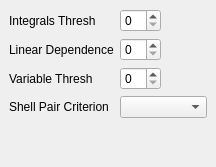
          <widget class="QWidget" name="AdvancedThresholds" >
           <layout class="QVBoxLayout" >
            <property name="margin" >
             <number>9</number>
            </property>
            <property name="spacing" >
             <number>6</number>
            </property>
            <item>
             <layout class="QGridLayout" >
              <property name="margin" >
               <number>0</number>
              </property>
              <property name="spacing" >
               <number>6</number>
              </property>
              <item row="1" column="0" >
               <widget class="QLabel" name="label_32" >
                <property name="text" >
                 <string>Linear Dependence</string>
                </property>
               </widget>
              </item>
              <item row="1" column="1" >
               <widget class="QSpinBox" name="basis_linear_dependence_thresh" />
              </item>
              <item row="0" column="1" >
               <widget class="QSpinBox" name="thresh" />
              </item>
              <item row="0" column="0" >
               <widget class="QLabel" name="label_40" >
                <property name="text" >
                 <string>Integrals Thresh</string>
                </property>
               </widget>
              </item>
              <item row="2" column="0" >
               <widget class="QLabel" name="label_198" >
                <property name="text" >
                 <string>Variable Thresh</string>
                </property>
               </widget>
              </item>
              <item row="0" column="2" >
               <spacer>
                <property name="orientation" >
                 <enum>Qt::Horizontal</enum>
                </property>
                <property name="sizeHint" >
                 <size>
                  <width>40</width>
                  <height>20</height>
                 </size>
                </property>
               </spacer>
              </item>
              <item row="2" column="1" >
               <widget class="QSpinBox" name="varthresh" />
              </item>
              <item row="3" column="0" >
               <widget class="QLabel" name="label_211" >
                <property name="text" >
                 <string>Shell Pair Criterion</string>
                </property>
               </widget>
              </item>
              <item row="3" column="1" colspan="2" >
               <widget class="QComboBox" name="meteco" />
              </item>
             </layout>
            </item>
            <item>
             <spacer>
              <property name="orientation" >
               <enum>Qt::Vertical</enum>
              </property>
              <property name="sizeHint" >
               <size>
                <width>20</width>
                <height>40</height>
               </size>
              </property>
             </spacer>
            </item>
           </layout>
          </widget>
